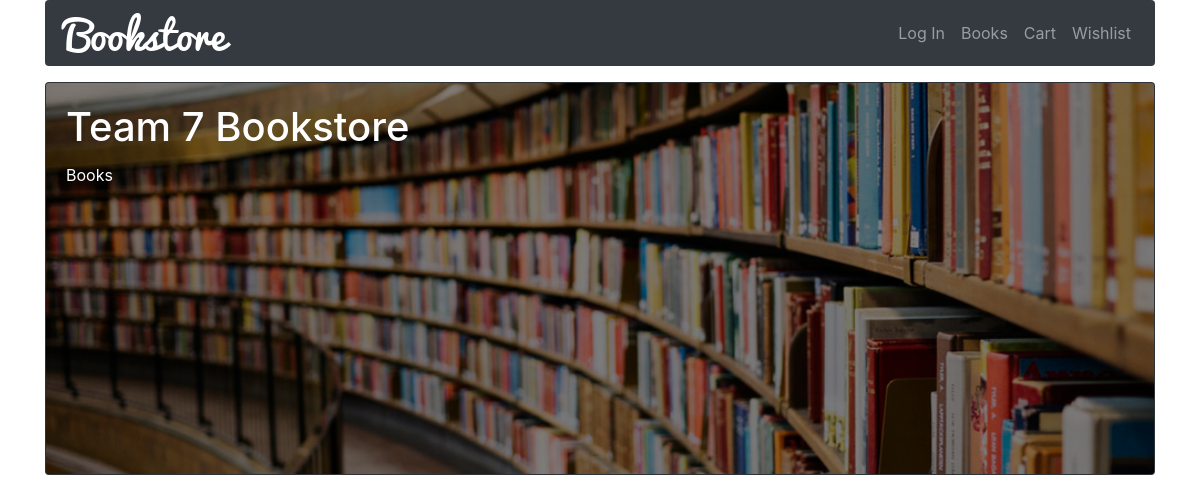
The page /books/ on the database as committed earlier.
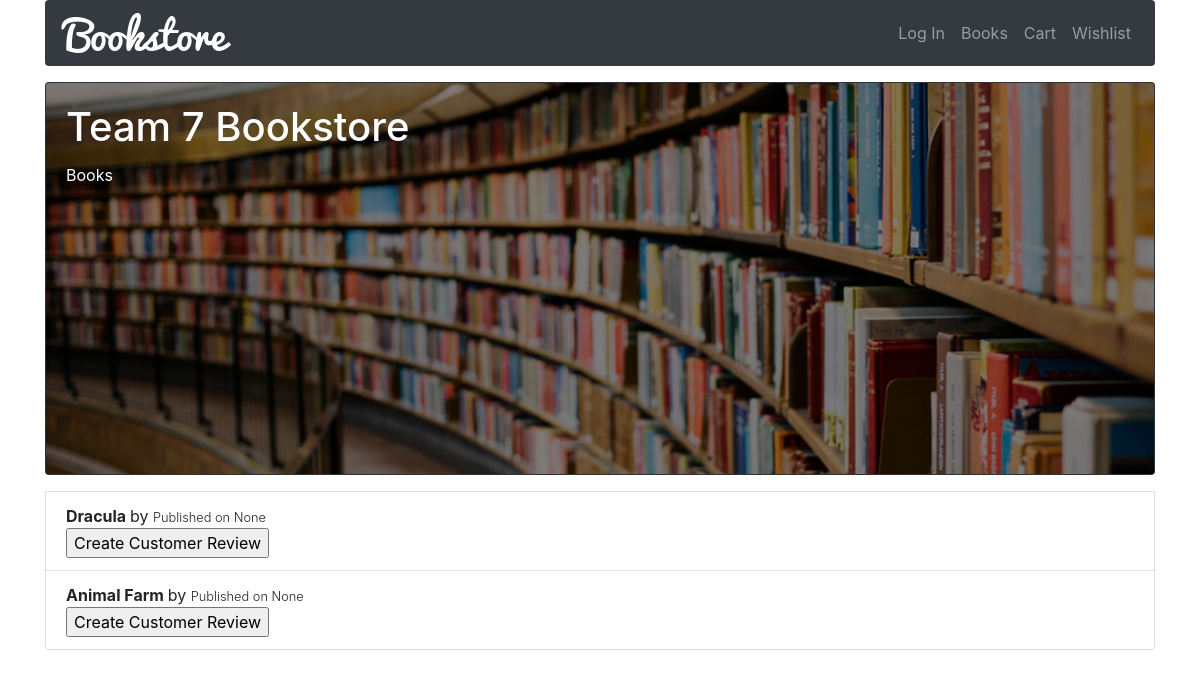
The same page on the database as committed later.
### bookstore/models.py (models this page shows, shortened)
class Book(models.Model):
	title = models.CharField(max_length=100)
	author = models.ForeignKey(Author, on_delete=models.CASCADE)
	datePublished = models.DateField()
	bookDescription = models.TextField(null=True)
	genre = models.ForeignKey(Genre, on_delete=models.SET('Default'))
	publisher = models.ForeignKey(Publisher, on_delete=models.SET('Default'))
	price = models.DecimalField(max_digits=5, decimal_places=2)

### bookstore/views.py (the view)
# urls.py: path('books/', views.books, name='bookstore-books'),
def books(request):
    context  = {
        'posts': Book.objects.all(),
        'title':'Books'
    }
    return render(request,'books.html', context)

### bookstore/templates/books.html (shortened to what this page needs)
{% extends 'base.html'%}
{% block content %}
        {% for book in posts %}
            <li class="list-group-item">
                <span class="font-weight-bold">
                    {{ book.title }}
                </span>
                by {{ book.author }}
                <small class="text-right font-weight-light">
                    Published on {{ book.datePublished }}
                </small>
                <form action="/create-review">
                    <input type="submit" name="Create Customer Review" value="Create Customer Review"></input>
                </form>
            </li>
        {% endfor %}
{% endblock content %}

### bookstore/templates/base.html (shortened to what this page needs)
{% load static %}
<!doctype html>
<html lang="en">
    <head>
        <link rel="stylesheet" href="https://stackpath.bootstrapcdn.com/bootstrap/4.3.1/css/bootstrap.min.css">
    </head>
    <body>
        <div class="container">
            <nav class="navbar navbar-expand-lg navbar-dark bg-dark rounded">
                <a class="navbar-brand" href="{% url 'bookstore-home' %}"><img src="{% static 'images/logoSmall.png' %}"></a>
                <div class="collapse navbar-collapse" id="navbarSupportedContent">
                    <ul class="navbar-nav ml-auto">
                        <li class="nav-item">
                            <a class="nav-link" href="{% url 'login' %}">Log In</a>
                        </li>
                        <li class="nav-item">
                            <a class="nav-link" href="{% url 'bookstore-books' %}">Books</a>
                        </li>
                        <li class="nav-item">
                            <a class="nav-link" href="{% url 'cart' %}">Cart</a>
                        </li>
			<li class="nav-item">
                            <a class="nav-link" href="{% url 'wishlist' %}">Wishlist</a>
                        </li>
                    </ul>
                </div>
            </nav>
            <div class="card bg-dark text-white mb-3 mt-3">
                <img class="card-img" src="{% static 'images/books.png' %}" alt="Card image">
                <div class="card-img-overlay">
                    <h1 class="card-title">Team 7 Bookstore</h1>
                    <p class="card-text">
                        {% if title %}
                            {{ title }}
                        {% else %}
                            GeekText
                        {% endif %}
                    </p>
                </div>
            </div>
            {% block content %}
            {% endblock content %}
        </div>
    </body>
</html>

Rows that differ between the two databases and show on the page:
added Book: title "Dracula", datePublished "None"
added Book: title "Animal Farm", datePublished "None"
